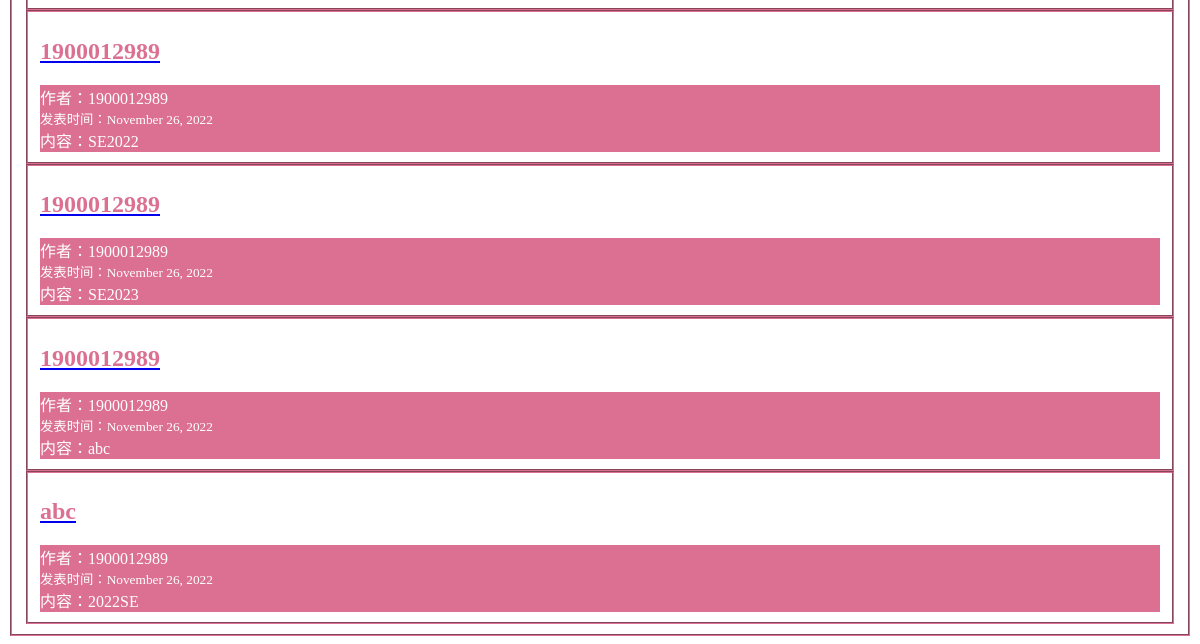
The app's page /postapp/ (lower part), older data.
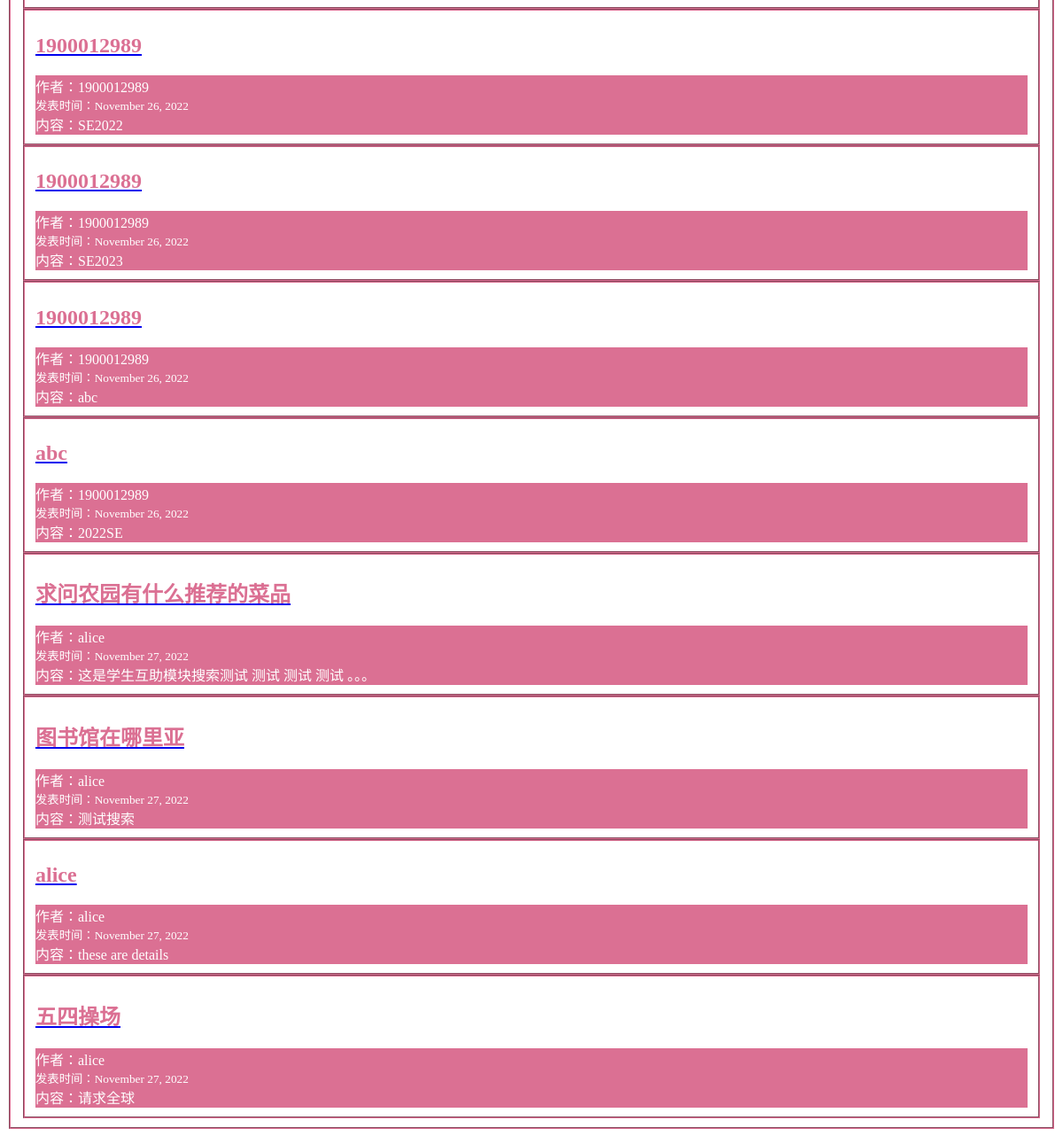
The same page, newer data.
### postapp/models.py (models this page shows, shortened)
class MyPost(models.Model):
    title = models.CharField(max_length=100)
    content = models.TextField()
    date_posted = models.DateTimeField(default=timezone.now)
    author = models.ForeignKey(User, on_delete=models.CASCADE)
    post_type = models.CharField(max_length=50,default="ALL")
    post_visible = models.CharField(max_length=50,default="NO")

### postapp/views.py (the view)
# urls.py: 2. Add a URL to urlpatterns:  path('', views.home, name='home')
def home(request):
    context = {
        'posts':MyPost.objects.all()
    }
    return render(request, 'postapp/home.html', context)

### postapp/templates/postapp/home.html (shortened to what this page needs)
<head>
</head>
<fieldset class="wd" style="border-width: 2px; border-color: #db7093">
{% block content %}
    {% for post in posts %}
        <fieldset class="wd" style="border-width: 2px; border-color: #db7093">
        <article>
        <h2><a href="{% url 'postapp:post-detail' post.id %}"><font color=" #db7093">{{ post.title }}</font></a></h2>
        <div>
        <label>作者：</label><a>{{ post.author }}</a><br>
        <small><label>发表时间：</label>{{ post.date_posted|date:"F d, Y" }}</small><br>
        <a>内容：{{ post.content }}</a>
        </div>
        </article>
        </fieldset>
    {% endfor %}
{% endblock content %}
</fieldset>

Row changes from the older to the newer data that the page shows:
added MyPost: title "求问农园有什么推荐的菜品", author "alice", date_posted "November 27, 2022", content "这是学生互助模块搜索测试 测试 测试 测试 。。。"
added MyPost: title "图书馆在哪里亚", author "alice", date_posted "November 27, 2022", content "测试搜索"
added MyPost: title "alice", author "alice", date_posted "November 27, 2022", content "these are details"
added MyPost: title "五四操场", author "alice", date_posted "November 27, 2022", content "请求全球"
